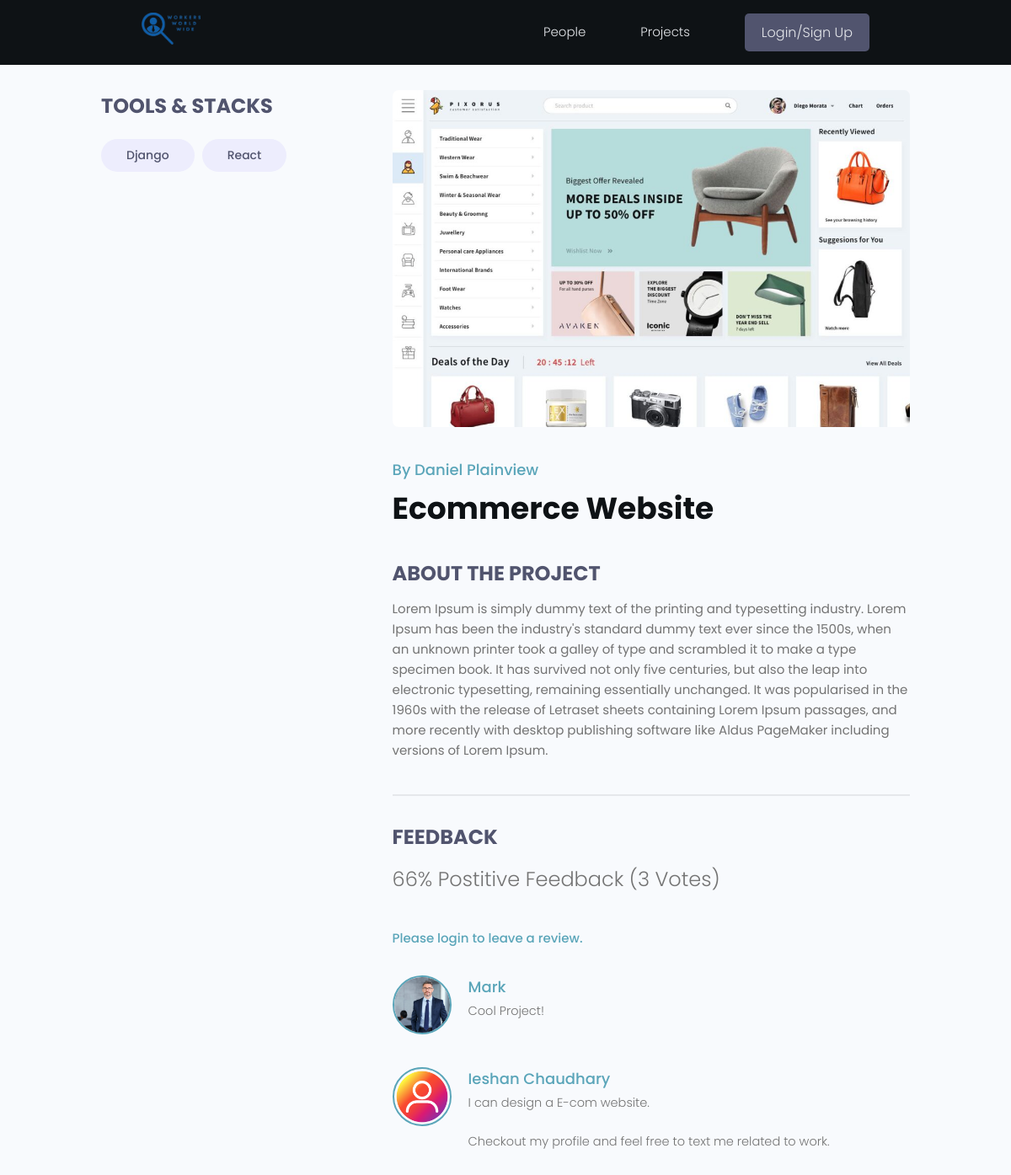
Screenshot of /projects/project/7b00996d-c459-42b1-8a68-9b067a5a112a/ with the database file from the repository.
### projects/models.py (models this page shows, shortened)
class Tag(models.Model):
    name = models.CharField(max_length=200)
    created = models.DateTimeField(auto_now_add=True)
    id = models.UUIDField(default=uuid.uuid4, unique=True, primary_key=True, editable=False)

class Project(models.Model):
    owner = models.ForeignKey(Profile, null=True, blank=True, on_delete=models.CASCADE)
    title = models.CharField(max_length=200)
    description = models.TextField(null= True, blank=True)
    featured_image = models.ImageField(null=True, blank=True, default='default.jpg')
    demo_link = models.CharField(max_length=2000, null=True, blank=True)
    source_link = models.CharField(max_length=2000, null=True, blank=True)
    tags = models.ManyToManyField('Tag', blank=True)
    vote_total = models.IntegerField(default=0, null=True, blank=True)
    vote_ratio = models.IntegerField(default=0, null=True, blank=True)
    created = models.DateTimeField(auto_now_add=True)
    id = models.UUIDField(default=uuid.uuid4, unique=True, primary_key=True, editable=False)
    class Meta:
        ordering = ['-created']
    @property
    def imageURL(self):
        try:
            url = self.featured_image.url
        except:
            url = ''
        return url
    @property
    def reviewers(self):
        queryset = self.review_set.all().values_list('owner__id', flat=True)
        return queryset

class Review(models.Model):
    VOTE_TYPE = (
        ('up', 'Up Vote'),
        ('down', 'Down Vote'),
    )
    owner = models.ForeignKey(Profile, on_delete=models.CASCADE, null=True)
    project = models.ForeignKey(Project, on_delete=models.CASCADE)
    body = models.TextField(null=True, blank=True)
    value = models.CharField(max_length=200, choices=VOTE_TYPE)
    created = models.DateTimeField(auto_now_add=True)
    id = models.UUIDField(default=uuid.uuid4, unique=True, primary_key=True, editable=False)
    class Meta:
        unique_together = [['owner', 'project']]

### users/models.py (models this page shows, shortened)
class Profile(models.Model):
    user = models.OneToOneField(User, on_delete=models.CASCADE, null=True, blank=True)
    name = models.CharField(max_length=200, blank=True, null=True)
    email = models.EmailField(max_length=500, blank=True, null=True)
    username = models.CharField(max_length=200, blank=True, null=True)
    location = models.CharField(max_length=200, blank=True, null=True)
    short_intro = models.CharField(max_length=200, blank=True, null=True)
    bio = models.TextField(blank=True, null=True)
    profile_image = models.ImageField(null=True, blank=True, upload_to='profiles/', default='profiles/user-default.png')
    social_github = models.CharField(max_length=200, blank=True, null=True)
    social_twitter = models.CharField(max_length=200, blank=True, null=True)
    social_linkedin = models.CharField(max_length=200, blank=True, null=True)
    social_youtube = models.CharField(max_length=200, blank=True, null=True)
    social_website = models.CharField(max_length=200, blank=True, null=True)
    created = models.DateTimeField(auto_now_add=True)
    id = models.UUIDField(default=uuid.uuid4, unique=True, primary_key=True, editable=False)
    class Meta:
        ordering = ['created']

### projects/views.py (the view, shortened to what this page needs)
# urls.py: path('project/<str:pk>/', views.singleProject, name='single_project'),
def singleProject(request, pk):
    projectObj = Project.objects.get(id=pk)
    form = ReviewForm()
    context = {'project': projectObj, 'form': form}
    return render(request, 'projects/single-project.html', context)

### projects/templates/projects/single-project.html (shortened to what this page needs)
{% extends 'main.html' %}
{% block content %}
  <main class="singleProject my-md">
    <div class="container">
      <div class="layout">
        <div class="column column--1of3">
          <h3 class="singleProject__subtitle">Tools & Stacks</h3>
          <div class="singleProject__toolStack">
            {% for tag in project.tags.all %}
            <span class="tag tag--pill tag--sub tag--lg">
              <small>{{ tag.name }}</small>
            </span>
            {% endfor %}
          </div>
        </div>
        <div class="column column--2of3">
          <img class="singleProject__preview" src="{{ project.imageURL }}" alt="portfolio thumbnail" />
          <a href="{% url 'user_profile' project.owner.id %}" class="singleProject__developer">By {{ project.owner.name }}</a>
          <h2 class="singleProject__title">{{ project.title }}</h2>
          <h3 class="singleProject__subtitle">About the Project</h3>
          <div class="singleProject__info">
            {{ project.description|linebreaksbr }}
          </div>
          <div class="comments">
            <h3 class="singleProject__subtitle">Feedback</h3>
            <h5 class="project--rating">
              {{ project.vote_ratio }}% Postitive Feedback ({{ project.vote_total }} Vote{{ project.vote_total|pluralize:"s" }})
            </h5>
            {% if request.user.profile.id in project.reviewers %}
              <p>Review already submitted for {{project.title}}!</p>
            {% elif request.user.profile == project.owner %}
              <p></p>
            {% else %}
              <a href="{% url 'login' %}?next={{ request.path }}">Please login to leave a review.</a>
            {% endif %}
            <div class="commentList">
              {% for review in project.review_set.all %}
              {% if review.body %}
              <div class="comment">
                <a href="{% url 'user_profile' review.owner.id %}">
                  <img class="avatar avatar--md"
                    src="{{ review.owner.profile_image.url }}" alt="user" />
                </a>
                <div class="comment__details">
                  <a href="{% url 'user_profile' review.owner.id %}" class="comment__author"> {{ review.owner.name }} </a>
                  <p class="comment__info"> {{ review.body|linebreaksbr }} </p>
                </div>
              </div>
              {% endif %}
              {% endfor %}
            </div>
          </div>
        </div>
      </div>
    </div>
  </main>
{% endblock content %}

### static/styles/app.css (style rules this page uses)
:root { --color-sub: #0E1215; }
img { width: 100%; }
.singleProject .column--1of3 { order: 2; }
@media screen and (min-width: 1081px) { .singleProject .column--1of3 { order: 1; } }
@media screen and (min-width: 1081px) { .singleProject .column--2of3 { order: 2; } }
.singleProject__toolStack { margin-top: 2rem; margin-bottom: 4rem; }
.singleProject__preview { height: 50vh; object-fit: cover; object-position: top center; margin-bottom: 3rem; border-radius: 0.7rem; }
.singleProject__developer { font-size: 1.8rem; font-weight: 500; }
.singleProject__title { font-size: 3.6rem; font-weight: 700; color: var(--color-sub); margin-bottom: 3rem; }
.project--rating { margin-bottom: 1.6em; margin-top: .5em; }
.singleProject__subtitle { text-transform: uppercase; font-size: 2.4rem; font-weight: 700; color: var(--color-sub-light); margin-bottom: 1rem; }
.comments { margin-top: 4rem; padding-top: 3rem; border-top: 2px solid var(--color-light); }
.commentList { margin: 3rem 0; }
.comment { display: flex; gap: 2rem; }
.comment:not(:last-child) { margin-bottom: 3rem; }
.comment__author { font-size: 1.8rem; }
.comment__info { font-size: 1.45rem; }

### static/uikit/styles/modules/_variables.css (style rules this page uses)
:root { --color-main: #5aa5b9; --color-main-light: #e6faff; --color-sub: #3f4156; --color-sub-light: #51546e; --color-sub-lighter: #ededfd; --color-text: #737373; --color-gray: #8b8b8b; --color-light: #e5e7eb; --color-light-gray: #767676; --color-bg: #f8fafd; --color-white: #fffefd; --color-white-light: #f3f3f3; --color-success: #359e64; --color-success-bg: #def8e8; --color-error: #fc4b0b; --color-error-bg: #fff2ee; --font-base: 'Poppins', arial, helvetica, 'Segoe UI', roboto, ubuntu, sans-serif; --font-monospace: 'Fira Code', 'Courier New', courier, monospace; --font-regular: 300; --font-medium: 500; --font-bold: 700; --generic-shadow: 1px 1px 5px #00000010; --generic-transition: all 0.3s ease-in-out; }

### static/uikit/styles/modules/_base.css (style rules this page uses)
* { margin: 0; padding: 0; box-sizing: border-box; text-rendering: optimizeLegibility; color: inherit; font-size: inherit; }
html { font-size: 50%; }
@media only screen and (min-width: 480px) { html { font-size: 56.25%; } }
@media only screen and (min-width: 1200px) { html { font-size: 62.5%; } }
body { line-height: 1.6; font-weight: 400; font-size: 1.5rem; color: var(--color-text); background-color: var(--color-bg); min-height: 100vh; }

### static/uikit/styles/modules/_typography.css (style rules this page uses)
* { font-family: var(--font-base); }
h2 { font-size: 3.6rem; font-weight: var(--font-bold); }
h3 { font-size: 3.2rem; font-weight: var(--font-medium); }
h5 { font-size: 2.4rem; font-weight: var(--font-medium); }
h5, h6 { font-weight: var(--font-regular); }
p, span, strong { font-size: 1.6rem; color: var(--color-text); font-weight: var(--font-regular); }
a { padding-bottom: 2px; text-decoration: none; display: inline-block; color: var(--color-main); font-weight: var(--font-medium); }

### static/uikit/styles/modules/_utilities.css (style rules this page uses)
.container { width: 92%; max-width: 165rem; margin: 0 auto; box-sizing: border-box; }
@media screen and (min-width: 1000px) { .container { width: 90%; } }
@media screen and (min-width: 1200px) { .container { width: 80%; } }
.my-md { margin: 3rem auto; }

### static/uikit/styles/modules/_avatar.css (style rules this page uses)
.avatar { border-radius: 50%; border: 2px solid var(--color-main); object-fit: cover; }
.avatar--md { height: 7rem; width: 7rem; }

### static/uikit/styles/modules/_tag.css (style rules this page uses)
.tag { display: inline-flex; align-items: center; background-color: var(--color-sub); height: -webkit-fit-content; height: -moz-fit-content; height: fit-content; width: -webkit-fit-content; width: -moz-fit-content; width: fit-content; border-radius: 0.5rem; padding: 0.5rem 1.5rem; font-size: 1.2rem; cursor: pointer; }
.tag:not(:last-child) { margin-right: 0.25rem; margin-bottom: 0.75rem; }
.tag > small { color: var(--color-white); }
.tag--pill { border-radius: 5rem; }
.tag--sub, .tag--sub > small { background: var(--color-sub-lighter); color: var(--color-sub-light); font-weight: 500; }
.tag--lg { padding: 0.8rem 3rem; font-size: 1.4rem; }
.tag--lg:not(:last-child) { margin-right: 0.5rem; margin-bottom: 1rem; }

### static/uikit/styles/modules/_layout.css (style rules this page uses)
.layout { display: flex; flex-flow: row wrap; justify-content: space-between; }
.layout > .column { margin-bottom: 3rem; }
.layout > .column.column--1of3 { flex-basis: 30%; }
.layout > .column.column--2of3 { flex-basis: 64%; }

### rows the page displays
Tag: name "Django"
Tag: name "React"
Project: imageURL (picture), owner.name "Daniel Plainview", title "Ecommerce Website", description "Lorem Ipsum is simply dummy text of the printing and typesetting industry. Lorem Ipsum has been the industry's standard dummy text ever since the 1500s, when an unknown printer took a galley of type and scrambled it to make a type specimen book. It has survived not only five centuries, but also the leap into electronic typesetting, remaining essentially unchanged. It was popularised in the 1960s with the release of Letraset sheets containing Lorem Ipsum passages, and more recently with desktop publishing software like Aldus PageMaker including versions of Lorem Ipsum.", vote_ratio "66", vote_total "3"
Review: owner.profile_image (picture), owner.name "Mark", body "Cool Project!"
Review: owner.profile_image (placeholder picture), owner.name "Ieshan Chaudhary", body "I can design a E-com website. Checkout my profile and feel free to text me related to work."
